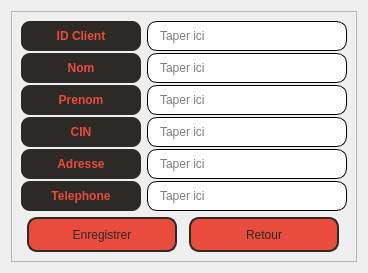
      <widget class="QWidget" name="addclientmenu">
       <layout class="QVBoxLayout" name="verticalLayout_17">
        <item alignment="Qt::AlignHCenter">
         <widget class="QFrame" name="frame9">
          <property name="sizePolicy">
           <sizepolicy hsizetype="Maximum" vsizetype="Maximum">
            <horstretch>0</horstretch>
            <verstretch>0</verstretch>
           </sizepolicy>
          </property>
          <property name="minimumSize">
           <size>
            <width>300</width>
            <height>180</height>
           </size>
          </property>
          <property name="frameShape">
           <enum>QFrame::StyledPanel</enum>
          </property>
          <property name="frameShadow">
           <enum>QFrame::Raised</enum>
          </property>
          <layout class="QVBoxLayout" name="verticalLayout_15">
           <item>
            <layout class="QFormLayout" name="formLayout_4">
             <property name="fieldGrowthPolicy">
              <enum>QFormLayout::AllNonFixedFieldsGrow</enum>
             </property>
             <property name="horizontalSpacing">
              <number>6</number>
             </property>
             <property name="verticalSpacing">
              <number>2</number>
             </property>
             <item row="0" column="0">
              <widget class="QLabel" name="label_15">
               <property name="sizePolicy">
                <sizepolicy hsizetype="Maximum" vsizetype="Preferred">
                 <horstretch>0</horstretch>
                 <verstretch>0</verstretch>
                </sizepolicy>
               </property>
               <property name="minimumSize">
                <size>
                 <width>120</width>
                 <height>20</height>
                </size>
               </property>
               <property name="styleSheet">
                <string notr="true">background-color: rgb(45, 41, 38);
color:rgb(233, 75, 60);
font: 8pt &quot;Segoe UI&quot;,;
font-weight:bold;
border-radius:9px;</string>
               </property>
               <property name="text">
                <string>ID Client</string>
               </property>
               <property name="alignment">
                <set>Qt::AlignCenter</set>
               </property>
              </widget>
             </item>
             <item row="0" column="1">
              <widget class="QLineEdit" name="idclient">
               <property name="sizePolicy">
                <sizepolicy hsizetype="Expanding" vsizetype="Maximum">
                 <horstretch>0</horstretch>
                 <verstretch>0</verstretch>
                </sizepolicy>
               </property>
               <property name="minimumSize">
                <size>
                 <width>0</width>
                 <height>30</height>
                </size>
               </property>
               <property name="styleSheet">
                <string notr="true">QLineEdit{
    border-style:solid;
	border-width:1px;
    border-radius:10px;
	padding-right:10px;
	padding-left:10px;
    font: &quot;Segoe UI&quot;;
}
QLineEdit:hover{
	border-style:solid;
	border-color:rgb(252, 249, 81);
}
</string>
               </property>
               <property name="frame">
                <bool>true</bool>
               </property>
               <property name="placeholderText">
                <string>Taper ici</string>
               </property>
              </widget>
             </item>
             <item row="1" column="0">
              <widget class="QLabel" name="label_16">
               <property name="sizePolicy">
                <sizepolicy hsizetype="Maximum" vsizetype="Preferred">
                 <horstretch>0</horstretch>
                 <verstretch>0</verstretch>
                </sizepolicy>
               </property>
               <property name="minimumSize">
                <size>
                 <width>120</width>
                 <height>20</height>
                </size>
               </property>
               <property name="styleSheet">
                <string notr="true">background-color: rgb(45, 41, 38);
color:rgb(233, 75, 60);
font: 8pt &quot;Segoe UI&quot;,;
font-weight:bold;
border-radius:9px;</string>
               </property>
               <property name="text">
                <string>Nom</string>
               </property>
               <property name="alignment">
                <set>Qt::AlignCenter</set>
               </property>
              </widget>
             </item>
             <item row="1" column="1">
              <widget class="QLineEdit" name="nom">
               <property name="sizePolicy">
                <sizepolicy hsizetype="Expanding" vsizetype="Maximum">
                 <horstretch>0</horstretch>
                 <verstretch>0</verstretch>
                </sizepolicy>
               </property>
               <property name="minimumSize">
                <size>
                 <width>0</width>
                 <height>30</height>
                </size>
               </property>
               <property name="styleSheet">
                <string notr="true">QLineEdit{
    border-style:solid;
	border-width:1px;
    border-radius:10px;
	padding-right:10px;
	padding-left:10px;
    font: &quot;Segoe UI&quot;;
}
QLineEdit:hover{
	border-style:solid;
	border-color:rgb(252, 249, 81);
}
</string>
               </property>
               <property name="placeholderText">
                <string>Taper ici</string>
               </property>
              </widget>
             </item>
             <item row="2" column="0">
              <widget class="QLabel" name="label_17">
               <property name="sizePolicy">
                <sizepolicy hsizetype="Maximum" vsizetype="Preferred">
                 <horstretch>0</horstretch>
                 <verstretch>0</verstretch>
                </sizepolicy>
               </property>
               <property name="minimumSize">
                <size>
                 <width>120</width>
                 <height>20</height>
                </size>
               </property>
               <property name="styleSheet">
                <string notr="true">background-color: rgb(45, 41, 38);
color:rgb(233, 75, 60);
font: 8pt &quot;Segoe UI&quot;,;
font-weight:bold;
border-radius:9px;</string>
               </property>
               <property name="text">
                <string>Prenom</string>
               </property>
               <property name="alignment">
                <set>Qt::AlignCenter</set>
               </property>
              </widget>
             </item>
             <item row="3" column="0">
              <widget class="QLabel" name="label_18">
               <property name="sizePolicy">
                <sizepolicy hsizetype="Maximum" vsizetype="Preferred">
                 <horstretch>0</horstretch>
                 <verstretch>0</verstretch>
                </sizepolicy>
               </property>
               <property name="minimumSize">
                <size>
                 <width>120</width>
                 <height>20</height>
                </size>
               </property>
               <property name="styleSheet">
                <string notr="true">background-color: rgb(45, 41, 38);
color:rgb(233, 75, 60);
font: 8pt &quot;Segoe UI&quot;,;
font-weight:bold;
border-radius:9px;</string>
               </property>
               <property name="text">
                <string>CIN</string>
               </property>
               <property name="alignment">
                <set>Qt::AlignCenter</set>
               </property>
              </widget>
             </item>
             <item row="3" column="1">
              <widget class="QLineEdit" name="cin">
               <property name="sizePolicy">
                <sizepolicy hsizetype="Expanding" vsizetype="Maximum">
                 <horstretch>0</horstretch>
                 <verstretch>0</verstretch>
                </sizepolicy>
               </property>
               <property name="minimumSize">
                <size>
                 <width>0</width>
                 <height>30</height>
                </size>
               </property>
               <property name="styleSheet">
                <string notr="true">QLineEdit{
    border-style:solid;
	border-width:1px;
    border-radius:10px;
	padding-right:10px;
	padding-left:10px;
    font: &quot;Segoe UI&quot;;
}
QLineEdit:hover{
	border-style:solid;
	border-color:rgb(252, 249, 81);
}
</string>
               </property>
               <property name="placeholderText">
                <string>Taper ici</string>
               </property>
              </widget>
             </item>
             <item row="4" column="0">
              <widget class="QLabel" name="label_19">
               <property name="sizePolicy">
                <sizepolicy hsizetype="Maximum" vsizetype="Preferred">
                 <horstretch>0</horstretch>
                 <verstretch>0</verstretch>
                </sizepolicy>
               </property>
               <property name="minimumSize">
                <size>
                 <width>120</width>
                 <height>20</height>
                </size>
               </property>
               <property name="styleSheet">
                <string notr="true">background-color: rgb(45, 41, 38);
color:rgb(233, 75, 60);
font: 8pt &quot;Segoe UI&quot;,;
font-weight:bold;
border-radius:9px;</string>
               </property>
               <property name="text">
                <string>Adresse</string>
               </property>
               <property name="alignment">
                <set>Qt::AlignCenter</set>
               </property>
              </widget>
             </item>
             <item row="4" column="1">
              <widget class="QLineEdit" name="adresse">
               <property name="sizePolicy">
                <sizepolicy hsizetype="Expanding" vsizetype="Maximum">
                 <horstretch>0</horstretch>
                 <verstretch>0</verstretch>
                </sizepolicy>
               </property>
               <property name="minimumSize">
                <size>
                 <width>0</width>
                 <height>30</height>
                </size>
               </property>
               <property name="styleSheet">
                <string notr="true">QLineEdit{
    border-style:solid;
	border-width:1px;
    border-radius:10px;
	padding-right:10px;
	padding-left:10px;
    font: &quot;Segoe UI&quot;;
}
QLineEdit:hover{
	border-style:solid;
	border-color:rgb(252, 249, 81);
}
</string>
               </property>
               <property name="placeholderText">
                <string>Taper ici</string>
               </property>
              </widget>
             </item>
             <item row="5" column="0">
              <widget class="QLabel" name="label_20">
               <property name="sizePolicy">
                <sizepolicy hsizetype="Maximum" vsizetype="Preferred">
                 <horstretch>0</horstretch>
                 <verstretch>0</verstretch>
                </sizepolicy>
               </property>
               <property name="minimumSize">
                <size>
                 <width>120</width>
                 <height>20</height>
                </size>
               </property>
               <property name="styleSheet">
                <string notr="true">background-color: rgb(45, 41, 38);
color:rgb(233, 75, 60);
font: 8pt &quot;Segoe UI&quot;,;
font-weight:bold;
border-radius:9px;</string>
               </property>
               <property name="text">
                <string>Telephone</string>
               </property>
               <property name="alignment">
                <set>Qt::AlignCenter</set>
               </property>
              </widget>
             </item>
             <item row="5" column="1">
              <widget class="QLineEdit" name="telephone">
               <property name="sizePolicy">
                <sizepolicy hsizetype="Expanding" vsizetype="Maximum">
                 <horstretch>0</horstretch>
                 <verstretch>0</verstretch>
                </sizepolicy>
               </property>
               <property name="minimumSize">
                <size>
                 <width>200</width>
                 <height>30</height>
                </size>
               </property>
               <property name="styleSheet">
                <string notr="true">QLineEdit{
    border-style:solid;
	border-width:1px;
    border-radius:10px;
	padding-right:10px;
	padding-left:10px;
    font: &quot;Segoe UI&quot;;
}
QLineEdit:hover{
	border-style:solid;
	border-color:rgb(252, 249, 81);
}
</string>
               </property>
               <property name="placeholderText">
                <string>Taper ici</string>
               </property>
              </widget>
             </item>
             <item row="2" column="1">
              <widget class="QLineEdit" name="prenom">
               <property name="sizePolicy">
                <sizepolicy hsizetype="Expanding" vsizetype="Maximum">
                 <horstretch>0</horstretch>
                 <verstretch>0</verstretch>
                </sizepolicy>
               </property>
               <property name="minimumSize">
                <size>
                 <width>0</width>
                 <height>30</height>
                </size>
               </property>
               <property name="styleSheet">
                <string notr="true">QLineEdit{
    border-style:solid;
	border-width:1px;
    border-radius:10px;
	padding-right:10px;
	padding-left:10px;
    font: &quot;Segoe UI&quot;;
}
QLineEdit:hover{
	border-style:solid;
	border-color:rgb(252, 249, 81);
}
</string>
               </property>
               <property name="placeholderText">
                <string>Taper ici</string>
               </property>
              </widget>
             </item>
            </layout>
           </item>
           <item>
            <layout class="QHBoxLayout" name="horizontalLayout_11">
             <item>
              <widget class="QPushButton" name="savereturn_3">
               <property name="sizePolicy">
                <sizepolicy hsizetype="Fixed" vsizetype="Fixed">
                 <horstretch>0</horstretch>
                 <verstretch>0</verstretch>
                </sizepolicy>
               </property>
               <property name="minimumSize">
                <size>
                 <width>150</width>
                 <height>35</height>
                </size>
               </property>
               <property name="styleSheet">
                <string notr="true">QPushButton {
    color:rgb(45, 41, 38);
    background-color:rgb(233, 75, 60);
    border-style:solid;
    border-width:2px;
    border-color:rgb(45, 41, 38);
    border-radius:10px;
    font: 10pt &quot;Segoe UI&quot;;
}
QPushButton:hover {
	background-color: rgb(45, 41, 38);
	color:rgb(233, 75, 60);
	border-color:rgb(233, 75, 60);
}
QPushButton:pressed {
    background-color:rgb(252, 249, 81);
    color:rgb(45, 41, 38);
    border-style:solid;
	border-color:rgba(255, 255, 255, 0);
}</string>
               </property>
               <property name="text">
                <string>Enregistrer</string>
               </property>
              </widget>
             </item>
             <item>
              <widget class="QPushButton" name="return_7">
               <property name="sizePolicy">
                <sizepolicy hsizetype="Fixed" vsizetype="Fixed">
                 <horstretch>0</horstretch>
                 <verstretch>0</verstretch>
                </sizepolicy>
               </property>
               <property name="minimumSize">
                <size>
                 <width>150</width>
                 <height>35</height>
                </size>
               </property>
               <property name="styleSheet">
                <string notr="true">QPushButton {
    color:rgb(45, 41, 38);
    background-color:rgb(233, 75, 60);
    border-style:solid;
    border-width:2px;
    border-color:rgb(45, 41, 38);
    border-radius:10px;
    font: 10pt &quot;Segoe UI&quot;;
}
QPushButton:hover {
	background-color: rgb(45, 41, 38);
	color:rgb(233, 75, 60);
	border-color:rgb(233, 75, 60);
}
QPushButton:pressed {
    background-color:rgb(252, 249, 81);
    color:rgb(45, 41, 38);
    border-style:solid;
	border-color:rgba(255, 255, 255, 0);
}</string>
               </property>
               <property name="text">
                <string>Retour</string>
               </property>
              </widget>
             </item>
            </layout>
           </item>
          </layout>
         </widget>
        </item>
       </layout>
      </widget>
